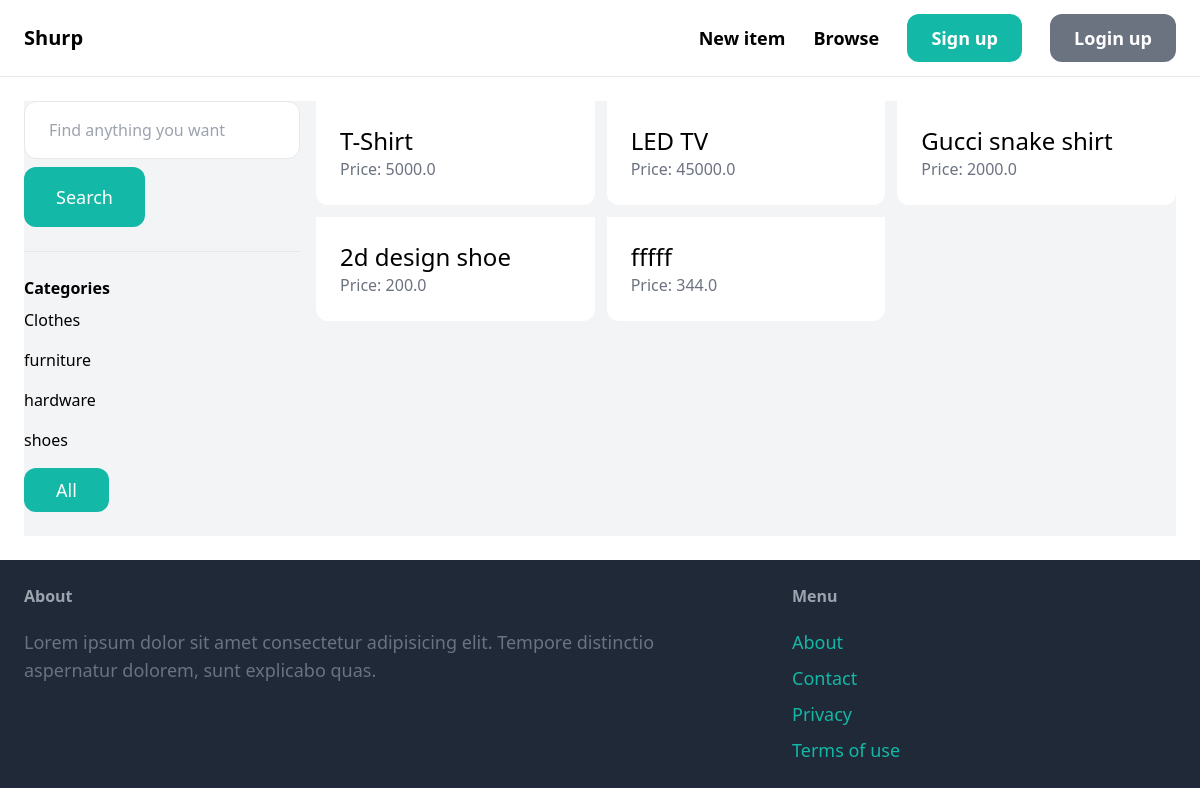
The app's page /items/, older data.
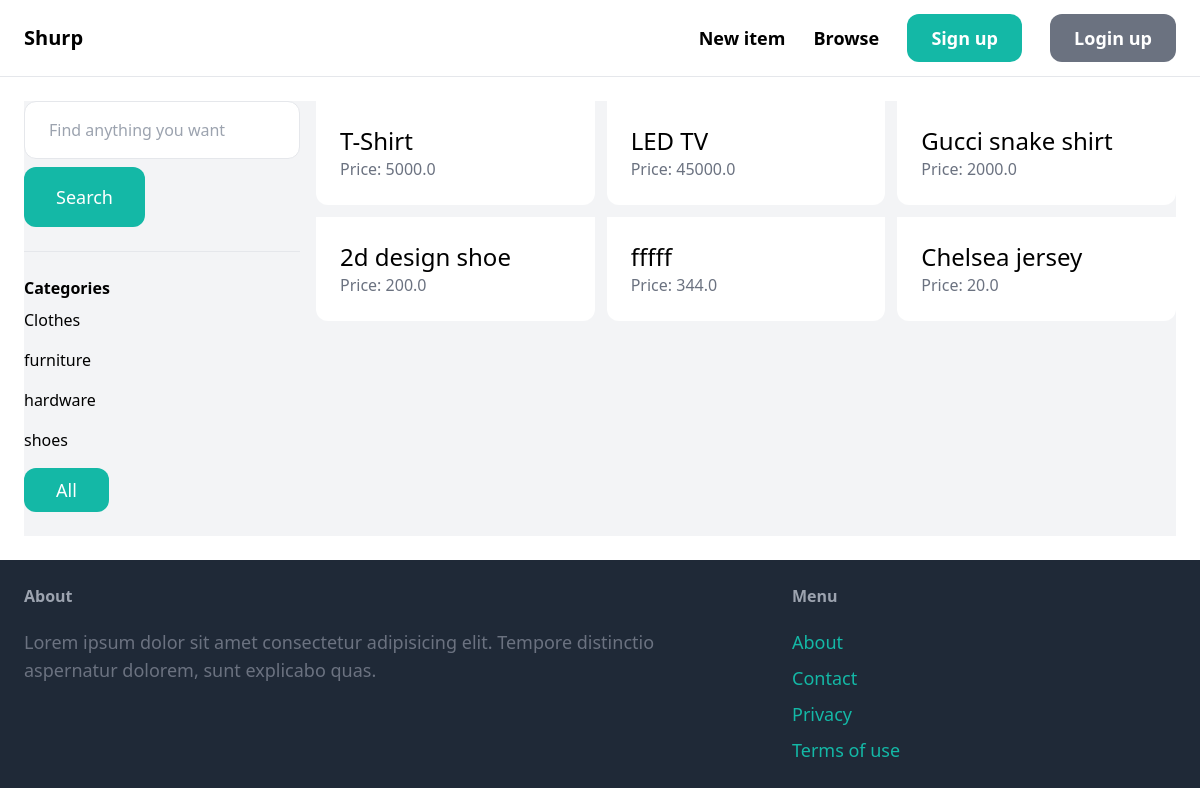
The same page, newer data.
### item/models.py (models this page shows, shortened)
class Category(models.Model):
    name = models.CharField(max_length=255)
    class Meta:
        ordering = ('name',) #bug was a typo 🤣
        verbose_name_plural = 'Categories'

class Item(models.Model):
    category = models.ForeignKey(Category, related_name='items', on_delete=models.CASCADE)
    name = models.CharField(max_length=255)
    description = models.TextField(blank=True, null=True)
    price = models.FloatField()
    image = models.ImageField(upload_to='item_images', blank=True,  null=True)
    is_sold = models.BooleanField(default=False)
    created_by = models.ForeignKey(User, related_name='items', on_delete=models.CASCADE)
    created_at = models.DateTimeField(auto_now_add=True)

### item/views.py (the view)
# urls.py: path('', views.items, name='items'),
def items(request):
    query = request.GET.get('query', '')
    items = Item.objects.filter(is_sold=False)
    categories = Category.objects.all()
    category_id = request.GET.get('category', 0) #get category id
    if category_id:
        items = items.filter(category_id=category_id)
    if query:
        items = items.filter(Q(name__icontains=query) | Q(description__icontains=query))
    return render(request, 'item/items.html', {
        'items': items,
        'query': query,
        'categories': categories,
        'category_id': int(category_id) #converted data type to fix bug
    })

### item/templates/item/items.html (shortened to what this page needs)
{% extends 'core/base.html' %}
{% block content %}
    <div class="pb-6 grid grid-cols-4 gap-4 bg-gray-100">
        <div class="col-span-1">
            <form action="{% url 'item:items' %}" method="get">
                <input type="text" name="query" class="w-full py-4 px-6 border rounded-xl" value="{{ query }}" placeholder="Find anything you want">
                <button class="mt-2 py-4 px-8 text-lg bg-teal-500 text-white rounded-xl">Search</button>
            </form>
            <hr class="my-6">
            <p class="font-semibold">Categories</p>
            <ul>
                {% for category in categories %}
                    <li class="py-2 rounded-xl{% if category.id == category_id %} bg-gray-200{% endif %}">
                        <a href="{% url 'item:items' %}?query={{ query }}&category={{ category.id }}">{{ category.name }}</a>
                    </li>
                {% endfor %}
            </ul>
            <a href="{% url 'item:items' %}" class="mt-2 py-2 px-8 inline-block bg-teal-500 text-lg rounded-xl text-white">All</a>
        </div>
        <div class="col-span-3">
            <div class="grid grid-cols-3 gap-3">
                {% for item in items %}
                    <div class="">
                        <a href="{% url 'item:detail' item.id %}">
                            <div class="p-6 bg-white rounded-b-xl">
                                <h2 class="text-2xl">
                                    {{ item.name }}
                                </h2>
                                <p class="text-gray-500">Price: {{ item.price }}</p>
                            </div>
                        </a>
                    </div>
                {% endfor %}
            </div>
        </div>
    </div>
{% endblock %}

Row changes from the older to the newer data that the page shows:
added Item: name "Chelsea jersey", price "20.0"
